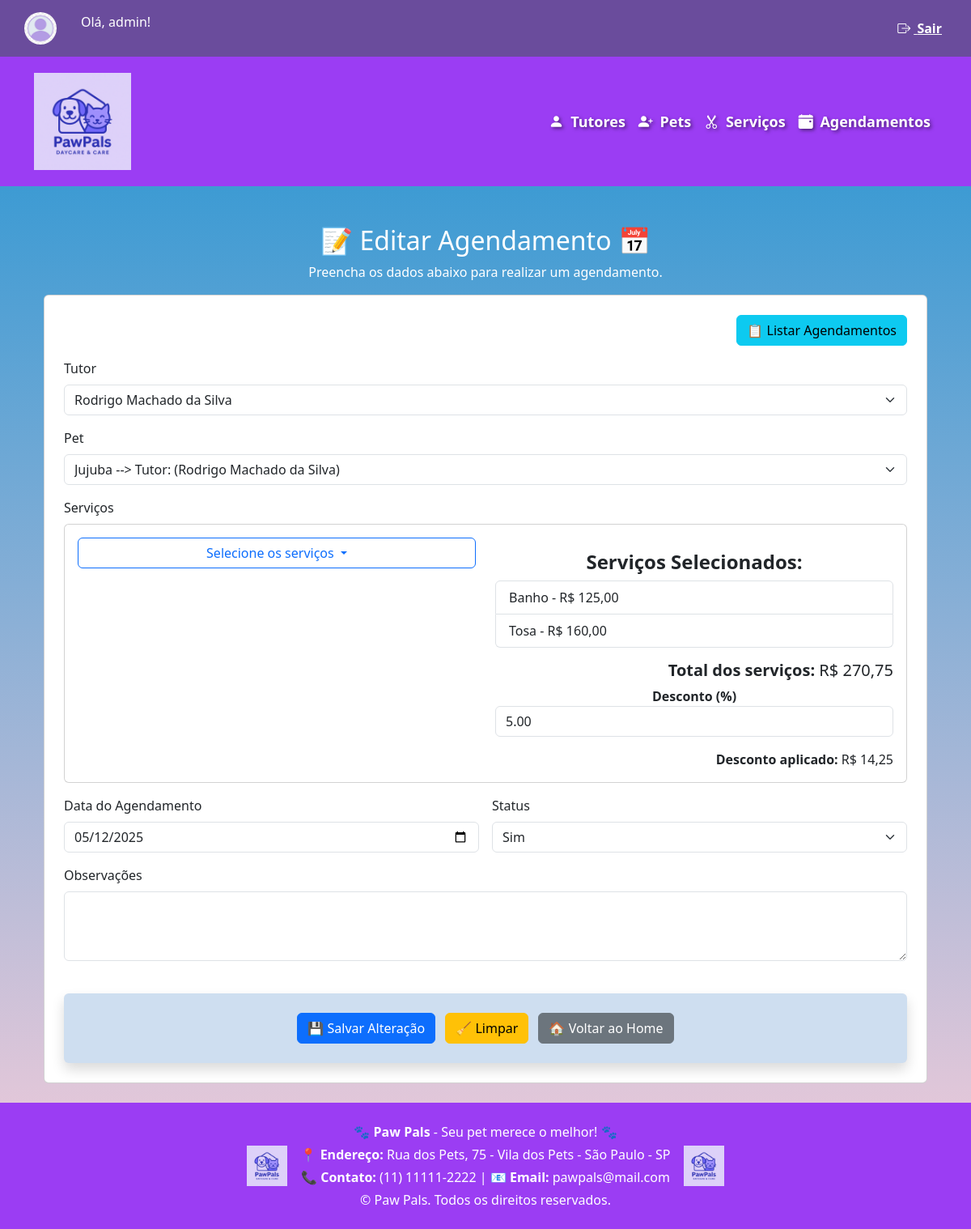
Before: /agendamentos/editar/1/ (signed in) with the older database file.
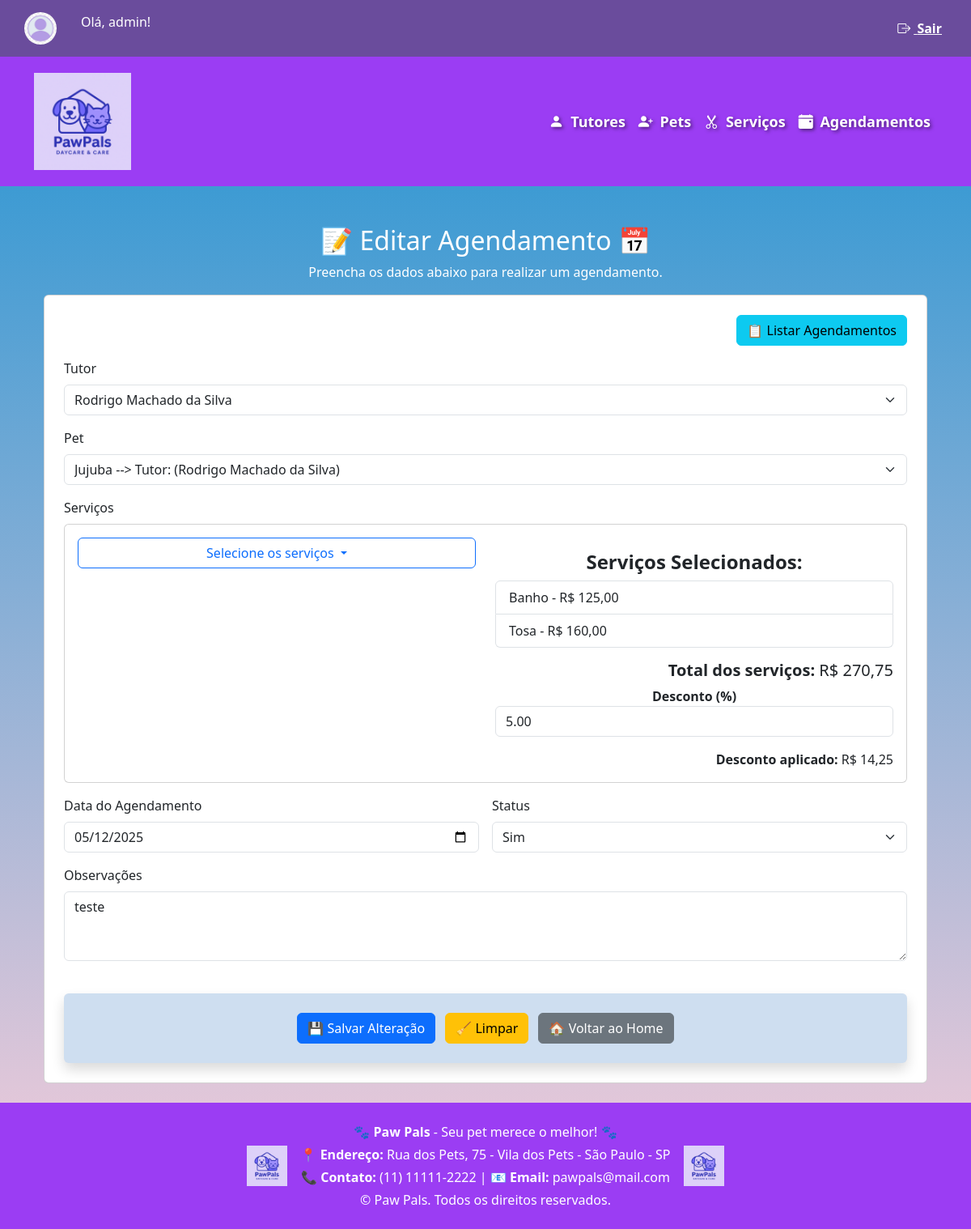
After: the same page with the newer database file.
### klugpet/models.py (models this page shows, shortened)
class Agendamento(models.Model):
    tutor = models.ForeignKey(Tutor, on_delete=models.CASCADE)
    pet = models.ForeignKey(Pet, on_delete=models.CASCADE)
    servicos = models.ManyToManyField(Servico)
    data_agendamento = models.DateField()
    status = models.CharField(max_length=20, choices=[(
        'Sim', 'Sim'),
        ('Não', 'Não')
    ])
    observacoes = models.TextField(blank=True, null=True)
    desconto_percentual = models.DecimalField(max_digits=5, decimal_places=2, default=0)
    valor_total_bruto = models.DecimalField(max_digits=10, decimal_places=2, default=0)
    valor_total = models.DecimalField(max_digits=10, decimal_places=2, default=0)

class Tutor(models.Model):
    nome_completo = models.CharField(max_length=255)
    cpf = models.CharField(max_length=14, unique=True)
    telefone = models.CharField(max_length=20, blank=True, null=True)
    email = models.EmailField(blank=True, null=True)
    endereco = models.TextField(blank=True, null=True)
    cidade = models.TextField(blank=True, null=True)
    estado = models.TextField(blank=True, null=True)
    conheceu = models.TextField(blank=True, null=True)

class Pet(models.Model):
    nome = models.CharField(max_length=100)
    especie = models.CharField(max_length=100)
    raca = models.CharField(max_length=100, blank=True, null=True)
    idade = models.CharField(blank=True, null=True)
    sexo = models.CharField(max_length=100, blank=True, null=True)
    peso = models.FloatField(blank=True, null=True)
    observacoes_medicas = models.TextField(blank=True, null=True)
    foto = models.ImageField(upload_to='pets/', blank=True, null=True)
    tutor = models.ForeignKey(Tutor, on_delete=models.CASCADE)

### klugpet/views.py (the view, shortened to what this page needs)
# urls.py: path('agendamentos/editar/<int:agendamentos_id>/', views.editar_agendamentos, name='editar_agendamentos'),
@login_required
def editar_agendamentos(request, agendamentos_id):
    agendamento = get_object_or_404(Agendamento, id=agendamentos_id)
    tutores = Tutor.objects.all()
    pets = Pet.objects.all()
    servicos = Servico.objects.all()
    return render(request, 'editar_agendamento.html', {
        'agendamento': agendamento,
        'tutores': tutores,
        'pets': pets,
        'servicos': servicos
    })

### klugpet/templates/editar_agendamento.html (shortened to what the changed rows need)
{% extends "base.html" %}
{% block content %}
<div class="container mt-4">
    <h2 class="text-center">📝 Editar Agendamento 📅</h2>
    <div class="card p-4">
        <form method="POST" class="row g-3">
            <div class="col-12">
                <label for="tutor" class="form-label">Tutor</label>
                <select class="form-select" id="tutor" name="tutor_id" required>
                    {% for tutor in tutores %}
                        <option value="{{ tutor.id }}" {% if agendamento and agendamento.tutor_id == tutor.id %}selected{% endif %}>
                            {{ tutor.nome_completo }}
                        </option>
                    {% endfor %}
                </select>
            </div>
            <div class="col-12">
                <label for="pet" class="form-label">Pet</label>
                <select class="form-select" id="pet" name="pet_id" required>
                    {% for pet in pets %}
                        <option value="{{ pet.id }}" {% if agendamento and agendamento.pet_id == pet.id %}selected{% endif %}>
                            {{ pet.nome }} <strong><label > --> Tutor:</label></strong> ({{ pet.tutor.nome_completo }})
                        </option>
                    {% endfor %}
                </select>
            </div>
            <div class="col-12">
                <div class="card p-3">
                    <div class="row">
                        <div class="col-md-6">
                            <div class="mt-3">
                                <div class="mt-3 text-center">
                                    <h5 class="text-end"><strong>Total dos serviços:</strong> R$ <span id="total-servicos">{{ agendamento.valor_total|floatformat:2 }}</span></h5>
                                </div>
                            </div>
                        </div>
                    </div>
                </div>
            </div>
            <div class="col-md-6">
                <label for="data_agendamento" class="form-label">Data do Agendamento</label>
                <input type="date" class="form-control" id="data_agendamento" name="data_agendamento"
                    value="{{ agendamento.data_agendamento|date:'Y-m-d' }}" required>
            </div>
            <div class="col-md-6">
                <label for="status" class="form-label">Status</label>
                <select class="form-select" id="status" name="status" required>
                    <option value="Sim" {% if agendamento.status == "Sim" %}selected{% endif %}>Sim</option>
                </select>
            </div>
            <div class="col-12">
                <label for="observacoes" class="form-label">Observações</label>
                <textarea class="form-control" id="observacoes" name="observacoes" rows="3">{{ agendamento.observacoes }}</textarea>
            </div>
        </form>
    </div>
</div>
{% endblock %}

Changed rows visible on the page:
changed Agendamento "Sim": observacoes (not shown) → "teste"
